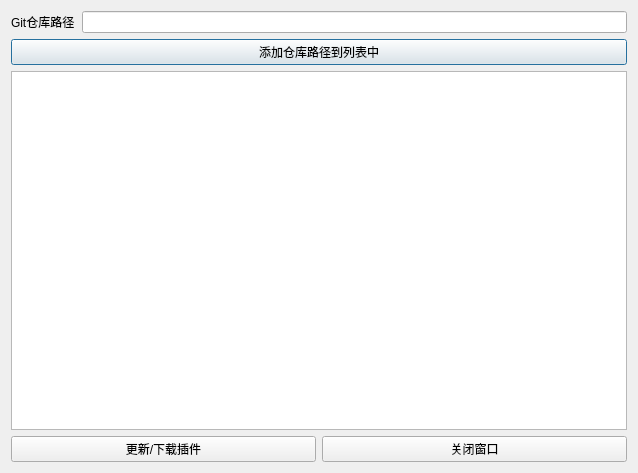
<?xml version="1.0" encoding="UTF-8"?>
<ui version="4.0">
 <class>UpdatePluginDialogue</class>
 <widget class="QDialog" name="UpdatePluginDialogue">
  <property name="geometry">
   <rect>
    <x>0</x>
    <y>0</y>
    <width>638</width>
    <height>473</height>
   </rect>
  </property>
  <property name="windowTitle">
   <string>通过 Git 更新所有 Plugin</string>
  </property>
  <layout class="QVBoxLayout" name="verticalLayout">
   <item>
    <layout class="QVBoxLayout" name="verticalLayout_2">
     <item>
      <layout class="QFormLayout" name="formLayout">
       <item row="0" column="0">
        <widget class="QLabel" name="gitPathLabel">
         <property name="text">
          <string>Git仓库路径</string>
         </property>
        </widget>
       </item>
       <item row="0" column="1">
        <widget class="QLineEdit" name="gitLineEdit"/>
       </item>
      </layout>
     </item>
     <item>
      <widget class="QPushButton" name="BtnAddGit">
       <property name="text">
        <string>添加仓库路径到列表中</string>
       </property>
      </widget>
     </item>
    </layout>
   </item>
   <item>
    <widget class="QListView" name="GitPathListView"/>
   </item>
   <item>
    <layout class="QHBoxLayout" name="horizontalLayout">
     <item>
      <widget class="QPushButton" name="BtnUpdate">
       <property name="text">
        <string>更新/下载插件</string>
       </property>
      </widget>
     </item>
     <item>
      <widget class="QPushButton" name="BtnClose">
       <property name="text">
        <string>关闭窗口</string>
       </property>
      </widget>
     </item>
    </layout>
   </item>
  </layout>
 </widget>
 <resources/>
 <connections/>
</ui>
